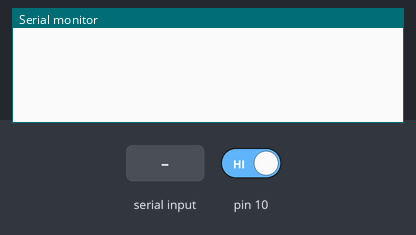
The sketch below on a simulated Arduino Uno, built with avr-gcc and run on an emulated ATmega328P. On the bench: the last lines printed to the serial monitor. The test bench sets the inputs (shaded band); at power-on: pin 10 HIGH.

Above: at 1.3 s.
1.4 s: pin 10 driven LOW
At 2.4 s:
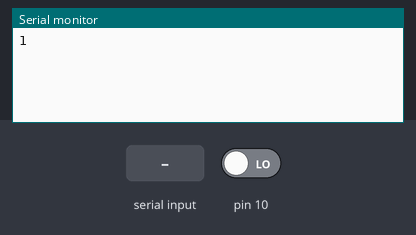
3.5 s: "L1\n" received over the second serial link
At 4.7 s:
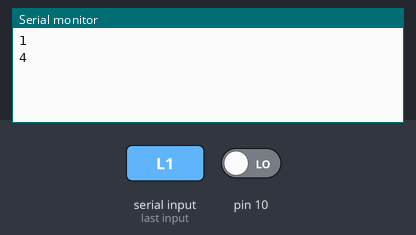
5.0 s: pin 10 driven HIGH
At 6.6 s:
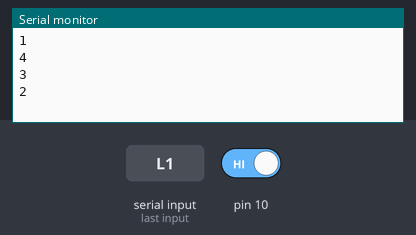
Timing chart, 0 to 8.1 s (numbered marks = the images above; inputs shaded):
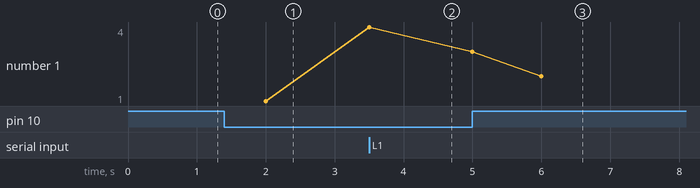

The sketch:

BLUESENSE.ino
```cpp
#include <SoftwareSerial.h>

SoftwareSerial BTSerial(7,6);

int light=0;
int i;
int light2=1;
boolean lightToggle = false;
void setup()
{
BTSerial.begin(9600);
Serial.begin(9600);
pinMode(10, INPUT);
light = digitalRead(10);

}

void loop()
{
  if(true)
  {
    if(light != digitalRead(10))
    {
        light = digitalRead(10);

        //Serial.print("L1");
    }
    delay(500);
    if(light2 != digitalRead(10))
   {
        light2 = digitalRead(10);
        lightToggle = true;
       // Serial.print("L2");
    }
    if(light == light2 && lightToggle)
    {
      if(light == 1)
      {
        Serial.println(2, DEC);
        lightToggle = false;
      }
      else
      {
        Serial.println(1, DEC);
        lightToggle = false;
      }
    }
  }
  if(BTSerial.available()){
    int iData = BTSerial.parseInt();
    if(iData == 0)
    {
      Serial.println(3, DEC);
     }
     else
     {
      Serial.println(4, DEC);
     }
  }
}
```

Measured:
- after the input at 1.4 s, the serial monitor: prints a new line after 0.60 s (image 1)
- after the input at 3.5 s, the serial monitor: prints a new line at once (image 2)
- after the input at 5.0 s, the serial monitor: prints a new line after 1.0 s (image 3)
- plotted number 1: 1 → 3 after the input at 3.5 s, 3 → 2 after the input at 5.0 s
